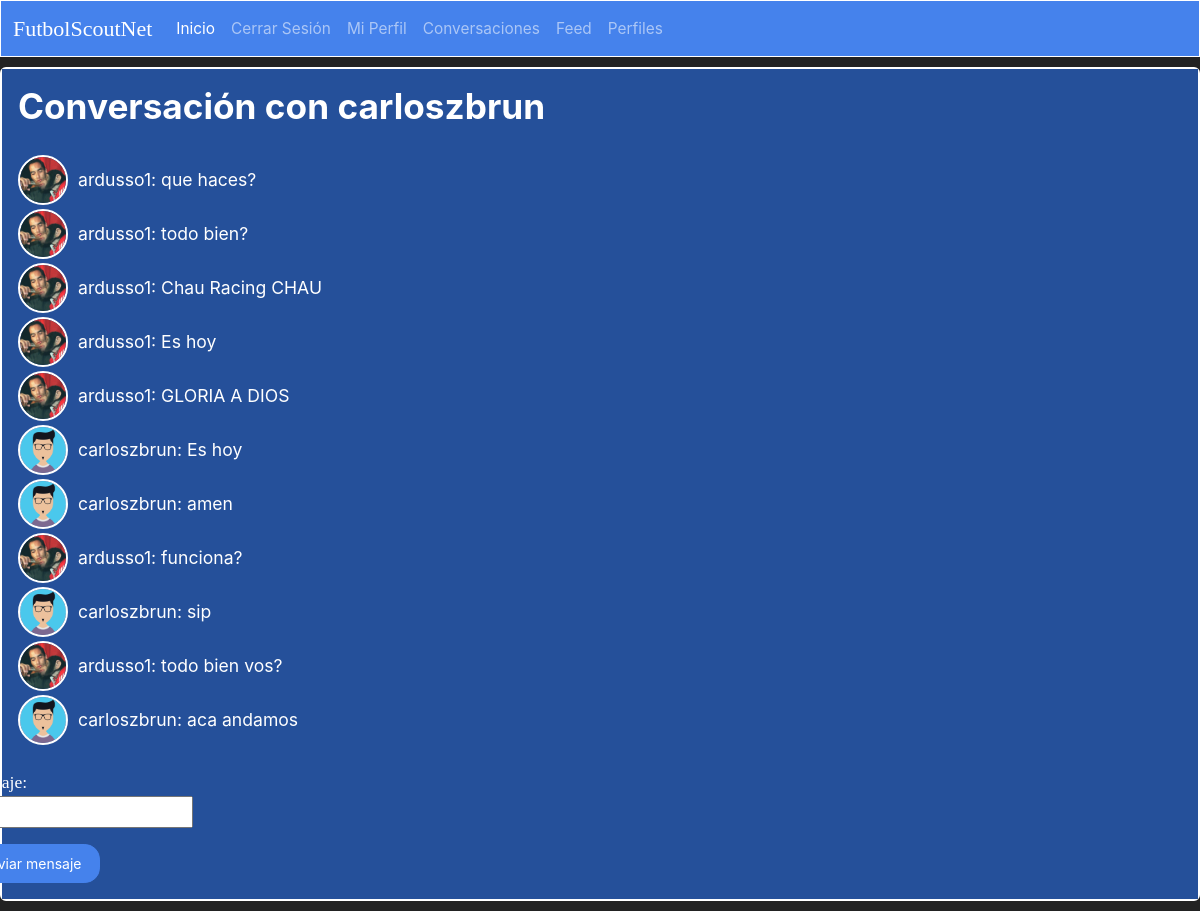
/mensajes/carloszbrun/ (signed in), run on an earlier commit of the app's database.
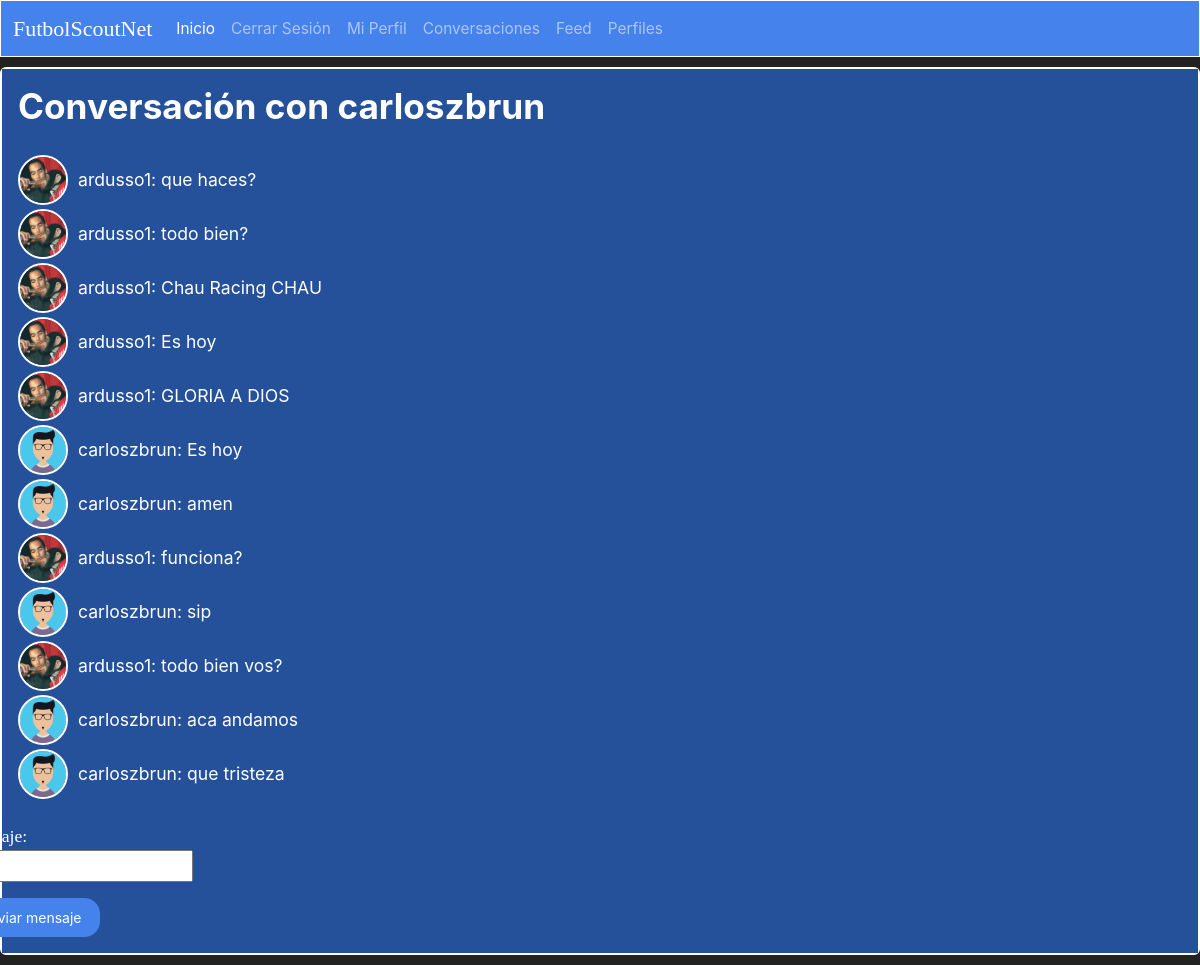
And on a later commit of the database.
### sitio/models.py (models this page shows, shortened)
class Mensaje(models.Model):
    user = models.ForeignKey(User, on_delete=models.CASCADE, related_name='mensajes', null=True, blank=True)
    conversacion = models.ForeignKey(Conversacion, on_delete=models.CASCADE, null=True, blank=True)
    texto = models.CharField(max_length=500)
    fecha = models.DateTimeField(default=timezone.now)

class Profile(models.Model):
    user = models.OneToOneField(User, on_delete=models.CASCADE, null=True, blank=True)
    image = models.ImageField(upload_to="Profiles_Images", default='user.png')
    posicion = models.ForeignKey(Posicion, on_delete=models.CASCADE, null=True, blank=True)
    nivel = models.ForeignKey(Nivel, on_delete=models.CASCADE, null=True, blank=True)
    edad = models.IntegerField(null=True, blank=True, validators=[MinValueValidator(1)])
    estado = models.CharField(max_length=50, default='activo')
    permitir_mensajes_de_desconocidos = models.BooleanField(default=True)

### sitio/views.py (the view)
# urls.py: path('mensajes/<str:username>/', views.mensajes, name='mensajes'),
@login_required
def mensajes(request, username):
    conversacion = Conversacion.objects.filter(
        Q(emisor=request.user, destinatario__username=username) |
        Q(destinatario=request.user, emisor__username=username)
    ).first()
    if conversacion is None:
        conversacion = Conversacion.objects.create(
            emisor=request.user,
            destinatario=get_object_or_404(User, username=username)
        )
    mensajes = Mensaje.objects.filter(conversacion=conversacion)
    if request.method == 'POST':
        form = MensajeForm(request.POST)
        if form.is_valid():
            nuevo_mensaje = form.save(commit=False)
            nuevo_mensaje.user = request.user
            nuevo_mensaje.conversacion = conversacion
            nuevo_mensaje.save()
            return redirect('mensajes', username=username)
    else:
        form = MensajeForm()
    return render(request, 'mensajes.html', {'conversacion': conversacion, 'mensajes': mensajes, 'form': form})

### sitio/forms.py
class MensajeForm(forms.ModelForm):
    class Meta:
        model = Mensaje
        fields = ['texto']
        labels = {
            'texto': 'Mensaje',
        }

### sitio/templates/mensajes.html (shortened to what this page needs)
{% extends 'layout.html' %}
{% block contenido %}
  {% if conversacion %}
    <div class="card text-white bg-primary mb-3" style="max-width: 100rem; border: 2px solid white;">
        <div class="card-body" style="display: flex; flex-direction: column; gap: 20px; background-color: #25509a;">
            {% if conversacion.emisor == request.user %}
                <h2>Conversación con {{ conversacion.destinatario }}</h2>
            {% else %}
                <h2> Conversacion con {{ conversacion.emisor }} </h2>
            {% endif %}
            <ul style="list-style: none; padding: 0; margin: 0;">
                {% for mensaje in mensajes %}
                    <li style="display: flex; align-items: center;">
                        <img class="rounded-circle" style="width: 50px; height: 50px; object-fit: cover; border: 2px solid white; margin-right: 10px;" src="{{mensaje.user.profile.image.url}}">
                        <span>{{ mensaje.user.username }}: {{ mensaje.texto }}</span>
                    </li>
                {% endfor %}
            </ul>
            {% if conversacion.emisor == request.user %}
                <form method="post" action="{% url 'mensajes' username=conversacion.destinatario.username %}" style="align-self: flex-end; margin-right: 85%;">
                    {{ form.as_p }}
                    <button type="submit" class="btn btn-primary">Enviar mensaje</button>
                </form>
            {% else %}
                <form method="post" action="{% url 'mensajes' username=conversacion.emisor.username %}" style="align-self: flex-end; margin-right: 85%;">
                    {% csrf_token %}
                    {{ form.as_p }}
                    <button type="submit" class="btn btn-primary">Enviar mensaje</button>
                </form>
            {% endif %}
        </div>
    </div>
  {% else %}
    <p>No hay conversación disponible.</p>
  {% endif %}
{% endblock %}

What changed in the data, as far as the page shows it:
added Mensaje: user.profile.image (placeholder picture), user.username "carloszbrun", texto "que tristeza"
